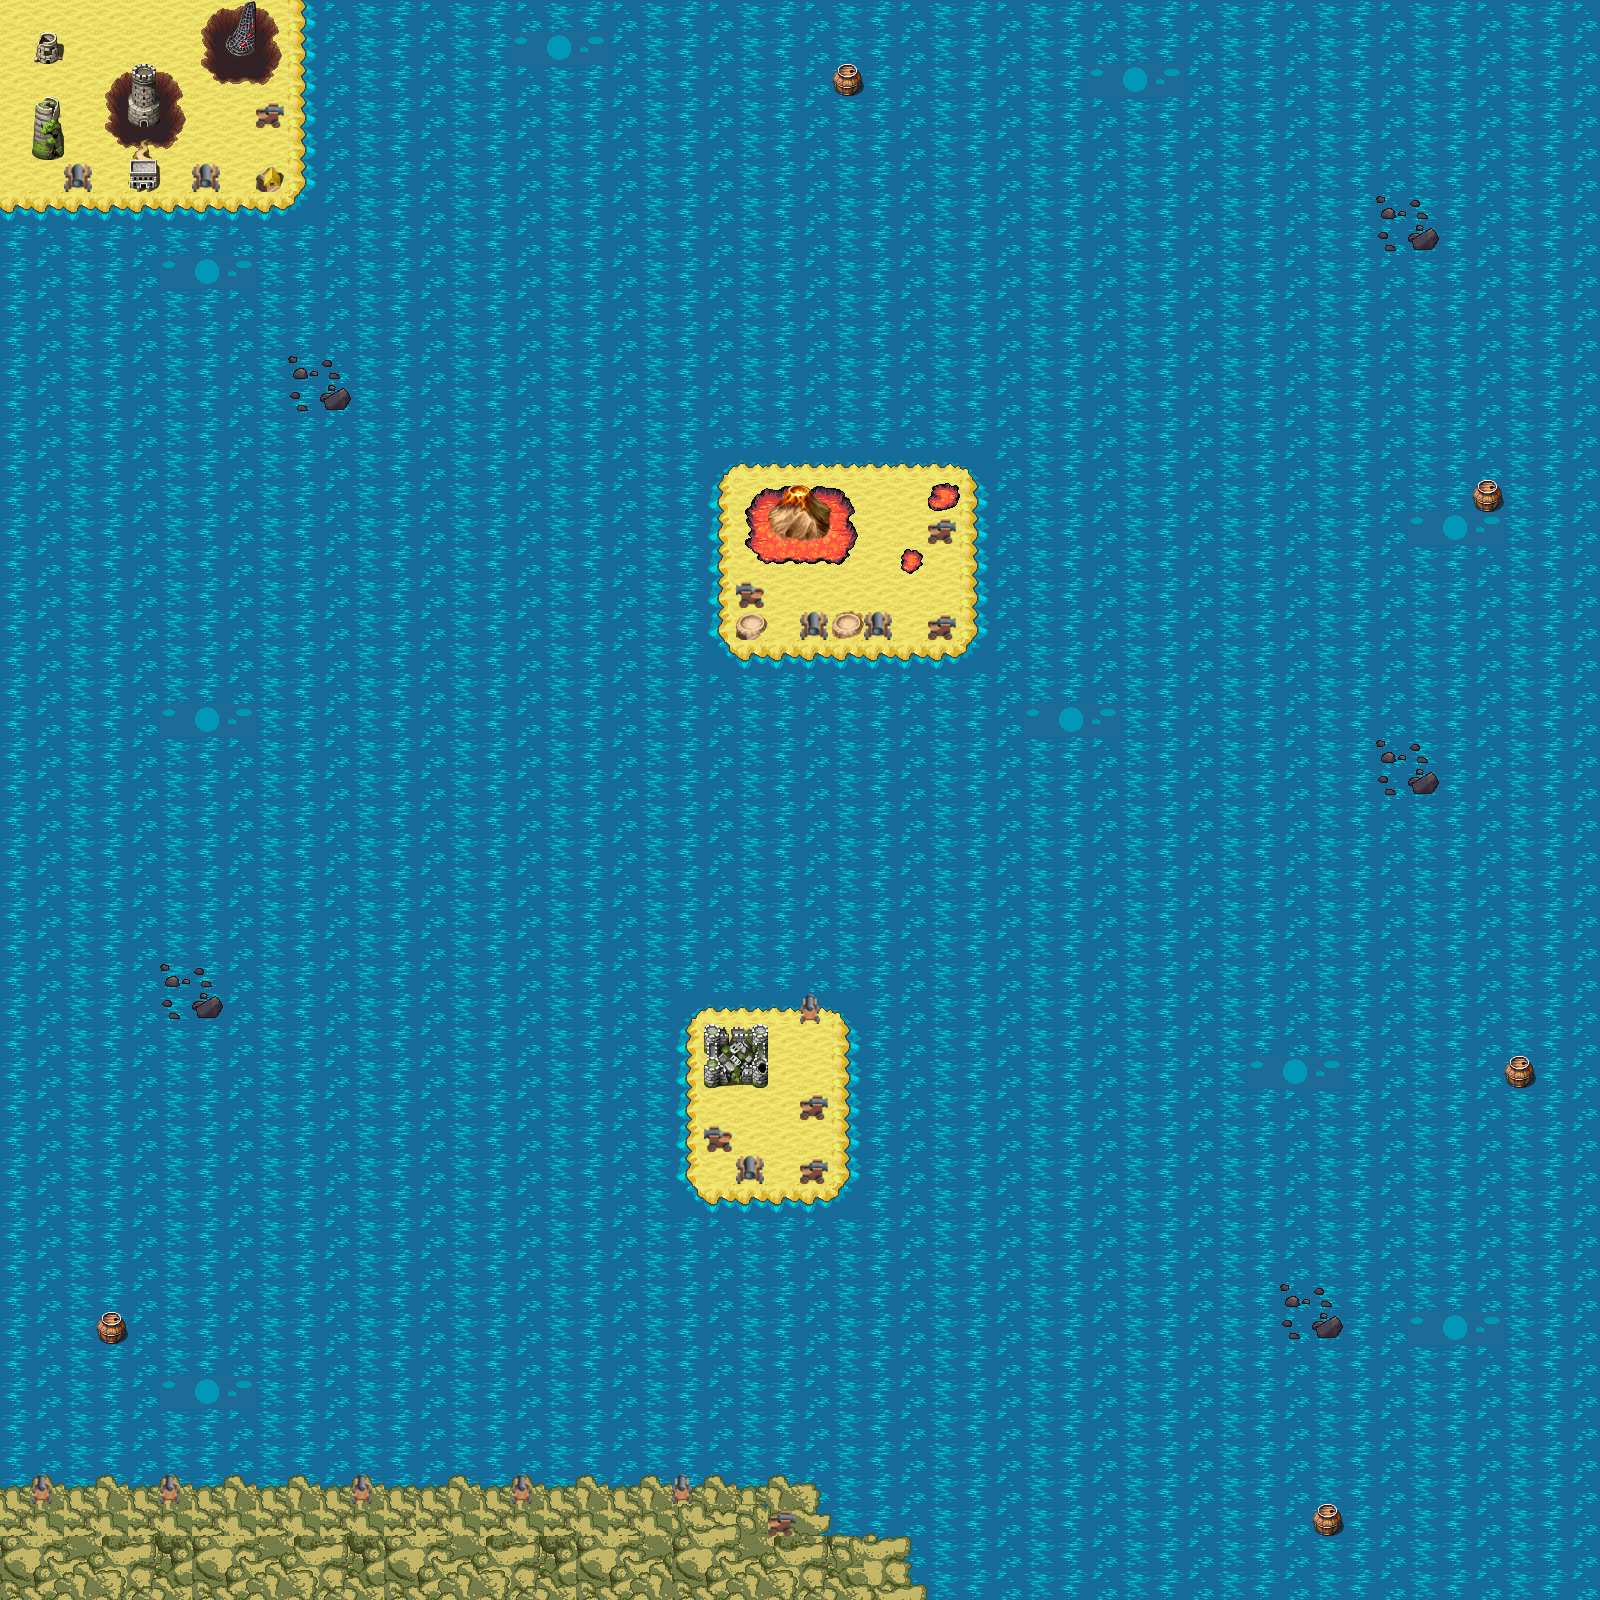

This is a level from a 2D game, rendered from its Tiled map with the project's own tilesets. A one-line summary and the map file follow, with tile-layer data summarised:
An orthogonal 50x50 tile map with 32x32 px tiles, 10 tile layers (Mar, Pequenas superfícies, barris, ilha, ...), 10 tilesets and 64 objects (10x objetos, 6x cannon1, 6x cannon2, 5x Ilha, 5x cannon4, ...).

<map version="1.4" tiledversion="1.4.2" orientation="orthogonal" renderorder="right-down" width="50" height="50" tilewidth="32" tileheight="32" infinite="0" nextlayerid="30" nextobjectid="89">
 <tileset firstgid="1" source="Template_mar1.tsx" />
 <tileset firstgid="484" source="terreno_final.tsx" />
 <tileset firstgid="1384" source="otima_montagem.tsx" />
 <tileset firstgid="1640" source="montagens.tsx" />
 <tileset firstgid="1896" source="pedregulhos.tsx" />
 <tileset firstgid="1926" name="chest_SE (1)" tilewidth="25" tileheight="25" tilecount="1" columns="1">
  <image source="../img/chest_SE (1).png" width="25" height="30" />
 </tileset>
 <tileset firstgid="1927" name="cannonMobile_S (2)" tilewidth="28" tileheight="28" tilecount="1" columns="1">
  <image source="../img/cannonMobile_S (2).png" width="28" height="28" />
 </tileset>
 <tileset firstgid="1928" name="cannonMobile_N" tilewidth="20" tileheight="30" tilecount="1" columns="1">
  <image source="../img/cannonMobile_N.png" width="20" height="30" />
 </tileset>
 <tileset firstgid="1929" source="../map1/CanhaoE.tsx" />
 <tileset firstgid="1930" source="../map1/CanhaoW.tsx" />
 <layer id="1" name="Mar" width="50" height="50">
  <data>[2500 cells, 2500 non-empty, 3 distinct tile ids]</data>
 </layer>
 <layer id="2" name="Pequenas superfícies" width="50" height="50">
  <data>[2500 cells, 166 non-empty, 34 distinct tile ids]</data>
 </layer>
 <layer id="5" name="barris" width="50" height="50">
  <data>[2500 cells, 5 non-empty, 1 distinct tile ids]</data>
 </layer>
 <layer id="18" name="ilha" width="50" height="50">
  <data>[2500 cells, 63 non-empty, 9 distinct tile ids]</data>
 </layer>
 <layer id="21" name="lava" width="50" height="50">
  <data>[2500 cells, 15 non-empty, 12 distinct tile ids]</data>
 </layer>
 <layer id="20" name="vulcao" width="50" height="50">
  <data>[2500 cells, 2 non-empty, 2 distinct tile ids]</data>
 </layer>
 <layer id="22" name="ilhas" width="50" height="50">
  <data>[2500 cells, 113 non-empty, 10 distinct tile ids]</data>
 </layer>
 <layer id="23" name="buracos" width="50" height="50">
  <data>[2500 cells, 9 non-empty, 9 distinct tile ids]</data>
 </layer>
 <layer id="24" name="baus" width="50" height="50">
  <data>[2500 cells, 23 non-empty, 22 distinct tile ids]</data>
 </layer>
 <objectgroup id="26" name="Camada de Objetos 1">
  <object id="1" name="boat" x="191.757" y="1397.7" width="83.8788" height="83.9394" />
  <object id="2" name="pirate_r2" x="-108.225" y="828.583" width="94.6667" height="90.6667" />
  <object id="3" name="pirate_l2" x="1610.57" y="1229.38" width="92" height="92" />
  <object id="4" name="pirate_t2" x="1122.87" y="-108.474" width="99" height="101" />
  <object id="5" name="cracken" x="524" y="518" />
  <object id="7" name="pirate_b2" x="1482.06" y="1611.08" width="99.3333" height="98.6667" />
  <object id="8" name="Ilha" x="4" y="2" width="288" height="194" />
  <object id="9" name="Ilha" x="726" y="462" width="248" height="182" />
  <object id="10" name="Ilha" x="684" y="1010" width="170" height="182" />
  <object id="11" name="Ilha" x="8.66667" y="1477.67" width="817.333" height="121.333" />
  <object id="12" name="pirate_t1" x="441.17" y="-103.167" width="100.333" height="98.3333" />
  <object id="13" name="pirate_b1" x="1049" y="1614.67" width="99.3333" height="98.6667" />
  <object id="16" name="pirate_r1" x="-99.333" y="785.333" width="94.6667" height="90.6667" />
  <object id="17" name="objetos" x="1289.33" y="1292" width="45.3333" height="48" />
  <object id="18" name="objetos" x="1385.33" y="740" width="50.6666" height="52" />
  <object id="19" name="objetos" x="1384" y="200.667" width="50.6666" height="52" />
  <object id="20" name="objetos" x="291.333" y="354" width="50.6666" height="52" />
  <object id="21" name="objetos" x="165.333" y="967.333" width="50.6666" height="52" />
  <object id="22" name="objetos" x="837.333" y="69.3333" width="24" height="24" />
  <object id="23" name="objetos" x="1476" y="482.667" width="24" height="24" />
  <object id="24" name="objetos" x="1508" y="1061.33" width="24" height="24" />
  <object id="25" name="objetos" x="1314.67" y="1506.67" width="24" height="24" />
  <object id="26" name="objetos" x="96" y="1314.67" width="24" height="24" />
  <object id="27" name="pirate_l1" x="1610" y="344.667" width="90.6667" height="86.6667" />
  <object id="36" name="Meat3" x="1030.67" y="1412" width="32" height="34.6667" />
  <object id="37" name="Meat4" x="1286.67" y="1061.33" width="32" height="34.6667" />
  <object id="38" name="Meat1" x="733.333" y="802.667" width="32" height="34.6667" />
  <object id="39" name="Meat2" x="572" y="217.333" width="32" height="34.6667" />
  <object id="40" name="Meat4" x="1146.67" y="189.333" width="32" height="34.6667" />
  <object id="41" name="Meat1" x="128" y="668" width="32" height="34.6667" />
  <object id="42" name="Meat3" x="377.333" y="1237.33" width="32" height="34.6667" />
  <object id="43" name="Meat2" x="1166.67" y="629.333" width="32" height="34.6667" />
  <object id="50" name="Rum2" x="1042" y="928" width="38" height="42" />
  <object id="51" name="Rum3" x="587" y="1323" width="38" height="42" />
  <object id="52" name="Rum4" x="425" y="971" width="38" height="42" />
  <object id="53" name="Rum4" x="1393" y="919" width="38" height="42" />
  <object id="54" name="Rum1" x="1369" y="519" width="38" height="42" />
  <object id="55" name="Rum2" x="995" y="289" width="38" height="42" />
  <object id="56" name="Rum3" x="369" y="683" width="38" height="42" />
  <object id="57" name="Rum1" x="1083" y="1197" width="38" height="42" />
  <object id="61" name="cannon4" x="71" y="211" width="9" height="33" />
  <object id="62" name="cannon4" x="196" y="213" width="12" height="30" />
  <object id="63" name="cannon4" x="806" y="664" width="17" height="34" />
  <object id="64" name="cannon4" x="876" y="665" width="5" height="35" />
  <object id="65" name="cannon4" x="739" y="1208" width="24" height="29" />
  <object id="66" name="cannon1" x="21" y="1438" width="33" height="23" />
  <object id="67" name="cannon1" x="144" y="1441" width="31" height="30" />
  <object id="68" name="cannon1" x="340" y="1430" width="27" height="38" />
  <object id="69" name="cannon1" x="504" y="1426" width="23" height="41" />
  <object id="70" name="cannon1" x="658" y="1427" width="47" height="44" />
  <object id="71" name="cannon1" x="795" y="959" width="25" height="37" />
  <object id="72" name="Ilha" x="830" y="1544" width="96" height="52" />
  <object id="77" name="cannon2" x="865" y="1097" width="17" height="24" />
  <object id="78" name="cannon2" x="867" y="1161" width="20" height="23" />
  <object id="79" name="cannon2" x="843" y="1507" width="19" height="23" />
  <object id="80" name="cannon2" x="989" y="514" width="22" height="30" />
  <object id="81" name="cannon2" x="993" y="615" width="12" height="28" />
  <object id="82" name="cannon2" x="316" y="105" width="24" height="24" />
  <object id="83" name="cannon3" x="638" y="1124" width="34" height="26" />
  <object id="84" name="cannon3" x="691" y="584" width="20" height="22" />
  <object id="85" name="Tesouro2" x="86" y="270" width="48" height="50" />
  <object id="86" name="Tesouro4" x="1458" y="1384" width="66" height="76" />
  <object id="87" name="Tesouro3" x="96" y="1150" width="60" height="56" />
  <object id="88" name="Tesouro1" x="1258" y="258" width="50" height="58" />
 </objectgroup>
 <layer id="25" name="cidades ruinas" width="50" height="50">
  <data>[2500 cells, 26 non-empty, 11 distinct tile ids]</data>
 </layer>
</map>
